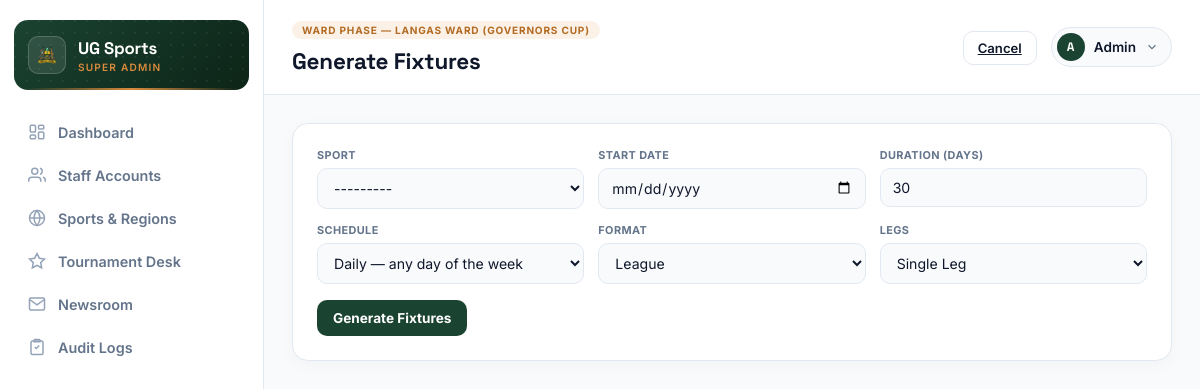
The app's page /accounts/tournaments/1/fixtures/generate/ (signed in) with its own data.
### accounts/models.py (models this page shows, shortened)
class Phase(models.Model):
    class Stage(models.TextChoices):
        WARD = 'ward', 'Ward Phase'
        SUB_COUNTY = 'sub_county', 'Sub-County Phase'
        COUNTY = 'county', 'County Phase'
        FINAL = 'final', 'Final Phase'
    class Status(models.TextChoices):
        UPCOMING = 'upcoming', 'Upcoming'
        ONGOING = 'ongoing', 'Ongoing'
        COMPLETED = 'completed', 'Completed'
    STAGE_ORDER = {
        Stage.WARD: 1,
        Stage.SUB_COUNTY: 2,
        Stage.COUNTY: 3,
        Stage.FINAL: 4,
    }
    tournament = models.ForeignKey(Tournament, on_delete=models.CASCADE, related_name='phases')
    stage = models.CharField(max_length=20, choices=Stage.choices)
    order = models.PositiveSmallIntegerField(editable=False, default=1)
    status = models.CharField(max_length=20, choices=Status.choices, default=Status.UPCOMING)
    ward = models.ForeignKey(
        Ward, on_delete=models.PROTECT, null=True, blank=True, related_name='phases'
    )
    sub_county = models.ForeignKey(
        SubCounty, on_delete=models.PROTECT, null=True, blank=True, related_name='phases'
    )
    start_date = models.DateField(null=True, blank=True)
    end_date = models.DateField(null=True, blank=True)
    created_by = models.ForeignKey(
        settings.AUTH_USER_MODEL, on_delete=models.SET_NULL, null=True,
        related_name='phases_created'
    )
    created_at = models.DateTimeField(auto_now_add=True)
    class Meta:
        unique_together = ('tournament', 'stage', 'ward', 'sub_county')
        ordering = ['tournament', 'order', 'ward__name', 'sub_county__name']
    @property
    def scope_label(self):
        if self.ward:
            return f"{self.ward.name} Ward"
        if self.sub_county:
            return f"{self.sub_county.name} Sub-County"
        if self.stage == self.Stage.FINAL:
            return "Final"
        return "County"
    def __str__(self):
        return f"{self.get_stage_display()} — {self.scope_label} ({self.tournament.name})"

class Ward(models.Model):
    sub_county = models.ForeignKey(SubCounty, on_delete=models.CASCADE, related_name='wards')
    name = models.CharField(max_length=100)
    created_at = models.DateTimeField(auto_now_add=True)
    class Meta:
        verbose_name_plural = "Wards"
        unique_together = ('sub_county', 'name')
        ordering = ['sub_county__name', 'name']

class Tournament(models.Model):
    class Status(models.TextChoices):
        UPCOMING = 'upcoming', 'Upcoming'
        ONGOING = 'ongoing', 'Ongoing'
        COMPLETED = 'completed', 'Completed'
    name = models.CharField(max_length=150)
    season = models.CharField(max_length=20, help_text="e.g. '2026'")
    sports = models.ManyToManyField(Sport, related_name='tournaments')
    status = models.CharField(max_length=20, choices=Status.choices, default=Status.UPCOMING)
    ward = models.ForeignKey(
        Ward, on_delete=models.PROTECT, null=True, blank=True, related_name='Tournament'
    )
    sub_county = models.ForeignKey(
        SubCounty, on_delete=models.PROTECT, null=True, blank=True, related_name='Tournament'
    )
    start_date = models.DateField(null=True, blank=True)
    end_date = models.DateField(null=True, blank=True)
    created_by = models.ForeignKey(
        settings.AUTH_USER_MODEL, on_delete=models.SET_NULL, null=True,
        related_name='tournaments_created'
    )
    created_at = models.DateTimeField(auto_now_add=True)
    class Meta:
        ordering = ['-season', 'name']
        unique_together = ('name', 'season')

class User(AbstractUser):
    class Role(models.TextChoices):
        SYSTEM_ADMIN = 'system_admin', 'System Admin'
        COUNTY_ICT_OFFICER = 'county_ict', 'County ICT Officer'
        SUB_COUNTY_ADMIN = 'sub_county_admin', 'Sub-County Admin'
        WARD_ADMIN = 'ward_admin', 'Ward Admin'
        TEAM_MANAGER = 'team_manager', 'Team Manager'
    role = models.CharField(max_length=20, choices=Role.choices)
    sub_county = models.ForeignKey(
        SubCounty, on_delete=models.PROTECT, null=True, blank=True, related_name='admins'
    )
    ward = models.ForeignKey(
        Ward, on_delete=models.PROTECT, null=True, blank=True, related_name='admins'
    )
    phone_number = models.CharField(max_length=20, blank=True)

### accounts/views.py (the view)
# urls.py: path('tournaments/<int:pk>/fixtures/generate/', views.GenerateFixturesView, name='generate_fixtures'),
@superadmin_admin_required
@login_required(login_url='login_admin')
def GenerateFixturesView(request, pk):
    phase = get_object_or_404(Phase, pk=pk)
    if request.method == 'POST':
        form = FixtureGenerationForm(request.POST)
        if form.is_valid():
            data = form.cleaned_data
            sport = data['sport']
            phase_sport, _ = PhaseSport.objects.get_or_create(
                phase=phase,
                sport=sport,
                defaults={
                    'fixture_format': data['format'],
                    'legs': data.get('legs', 1),
                }
            )
            phase_sport.fixture_format = data['format']
            phase_sport.legs = data.get('legs', 1)
            phase_sport.save(update_fields=['fixture_format', 'legs'])
            for key, value in data.items():
                print(f"{key}: {value}")
            try:
                generator = FixtureGenerator(phase_sport, config={
                    'start_date': data.get('start_date') and data['start_date'].isoformat(),
                    'duration': data.get('duration'),
                    'schedule_type': data.get('schedule_type', 'daily'),
                    'groups': data.get('groups', 2),
                    'max_matches_per_day': data.get('max_matches_per_day') or None,
                })
                generator.generate()
                log_audit_action(request.user, AuditLog.Action.GENERATE_FIXTURES, phase_sport, request=request)
                messages.success(request, f'Fixtures for {phase_sport.sport.name} generated successfully.')
                phase_sport.fixtures_generated = True
                phase_sport.save(update_fields=['fixture_format', 'legs', 'fixtures_generated'])
            except ValidationError as e:
                messages.error(request, str(e))
        return redirect('phase_detail', pk=phase.pk)
    else:
        form = FixtureGenerationForm()
    return render(request, 'superadmin_generate_fixtures.html', {'form': form, 'phase': phase})

### accounts/models.py (called while the page is built)
    def __str__(self):
        return self.name

### accounts/templates/superadmin_generate_fixtures.html (shortened to what this page needs)
{% extends "superadmin_base.html" %}
{% block page_eyebrow %}{{ phase }}{% endblock %}
{% block page_title %}Generate Fixtures{% endblock %}
{% block header_actions %}
<a href="{% url 'phase_detail' phase.pk %}" class="btn-ghost">Cancel</a>
{% endblock %}
{% block content %}
<form method="post" class="group" style="padding:24px;">
    <div class="form-grid-columns">
        <div class="form-field-box"><label>Sport</label>{{ form.sport }}</div>
        <div class="form-field-box"><label>Start Date</label>{{ form.start_date }}</div>
        <div class="form-field-box"><label>Duration (Days)</label>{{ form.duration }}</div>
        <div class="form-field-box"><label>Schedule</label>{{ form.schedule_type }}</div>
        <div class="form-field-box"><label>Format</label>{{ form.format }}</div>
        <div class="form-field-box"><label>Legs</label>{{ form.legs }}</div>
    </div>
    <button type="submit" class="btn-primary">Generate Fixtures</button>
</form>
{% endblock %}

### accounts/templates/superadmin_base.html (shortened to what this page needs)
{% load static %}
<!DOCTYPE html>
<html lang="en">
<head>
</head>
<body>
<div class="dashboard-wrapper">
    <aside class="sidebar" id="sidebar">
        <div class="sidebar-brand">
            <div class="sidebar-crest"><img src="{% static 'UG_LOGO.png' %}" alt="Logo"></div>
            <div class="sidebar-title">
                <h1>UG Sports</h1>
                <p>Super Admin</p>
            </div>
        </div>
        <nav>
            <ul class="nav-menu">
                <li><a href="{% url 'dashboard_admin' %}" class="nav-item {% if active_nav == 'dashboard' %}active{% endif %}">
                    <svg viewBox="0 0 24 24"><rect x="3" y="3" width="7" height="9" rx="1.5"/><rect x="14" y="3" width="7" height="5" rx="1.5"/><rect x="14" y="12" width="7" height="9" rx="1.5"/><rect x="3" y="16" width="7" height="5" rx="1.5"/></svg>
                    Dashboard
                </a></li>
                <li><a href="{% url 'staff_accounts' %}" class="nav-item {% if active_nav == 'staff' %}active{% endif %}">
                    <svg viewBox="0 0 24 24"><path d="M17 21v-2a4 4 0 0 0-4-4H5a4 4 0 0 0-4 4v2"/><circle cx="9" cy="7" r="4"/><path d="M23 21v-2a4 4 0 0 0-3-3.87"/><path d="M16 3.13a4 4 0 0 1 0 7.75"/></svg>
                    Staff Accounts
                </a></li>
                <li><a href="{% url 'sports_regions' %}" class="nav-item {% if active_nav == 'regions' %}active{% endif %}">
                    <svg viewBox="0 0 24 24"><circle cx="12" cy="12" r="10"/><line x1="2" y1="12" x2="22" y2="12"/><path d="M12 2a15.3 15.3 0 0 1 4 10 15.3 15.3 0 0 1-4 10 15.3 15.3 0 0 1-4-10 15.3 15.3 0 0 1 4-10z"/></svg>
                    Sports &amp; Regions
                </a></li>
                <li><a href="{% url 'tournament_desk' %}" class="nav-item {% if active_nav == 'tournaments' %}active{% endif %}">
                    <svg viewBox="0 0 24 24"><path d="M12 2l3.09 6.26L22 9.27l-5 4.87 1.18 6.88L12 17.77l-6.18 3.25L7 14.14 2 9.27l6.91-1.01L12 2z"/></svg>
                    Tournament Desk
                </a></li>
                <li><a href="{% url 'newsroom' %}" class="nav-item {% if active_nav == 'news' %}active{% endif %}">
                    <svg viewBox="0 0 24 24"><path d="M4 4h16c1.1 0 2 .9 2 2v12c0 1.1-.9 2-2 2H4c-1.1 0-2-.9-2-2V6c0-1.1.9-2 2-2z"/><polyline points="22,6 12,13 2,6"/></svg>
                    Newsroom
                </a></li>
                <li><a href="{% url 'audit_log' %}" class="nav-item {% if active_nav == 'audit' %}active{% endif %}">
                    <svg viewBox="0 0 24 24"><path d="M9 2h6a1 1 0 0 1 1 1v2H8V3a1 1 0 0 1 1-1z"/><path d="M6 4h12a2 2 0 0 1 2 2v14a2 2 0 0 1-2 2H6a2 2 0 0 1-2-2V6a2 2 0 0 1 2-2z"/><path d="M9 12l2 2 4-4"/></svg>
                    Audit Logs
                </a></li>
            </ul>
        </nav>
    </aside>
    <main class="main-viewport">
        <header class="top-header-bar">
            <div>
                <div class="eyebrow">{% block page_eyebrow %}Overview{% endblock %}</div>
                <h2>{% block page_title %}Dashboard{% endblock %}</h2>
            </div>
            <div class="header-right">
                <div>{% block header_actions %}{% endblock %}</div>
                <div class="user-pill">
                    <button class="user-pill-trigger" onclick="toggleUserDropdown()">
                        <span class="user-avatar">{{ "A" }}</span>
                        <span class="user-label">{{"Admin" }}</span>
                        <svg viewBox="0 0 24 24" fill="none" stroke-width="2"><polyline points="6 9 12 15 18 9"/></svg>
                    </button>
                </div>
            </div>
        </header>
        <div class="content-area">
            {% block content %}{% endblock %}
        </div>
    </main>
</div>
</body>
</html>

### records on screen
Phase: stage+ward+tournament "WARD PHASE — LANGAS WARD (GOVERNORS CUP)"
User: username "Admin"

### other values on screen
{{ "A" }} "A"
